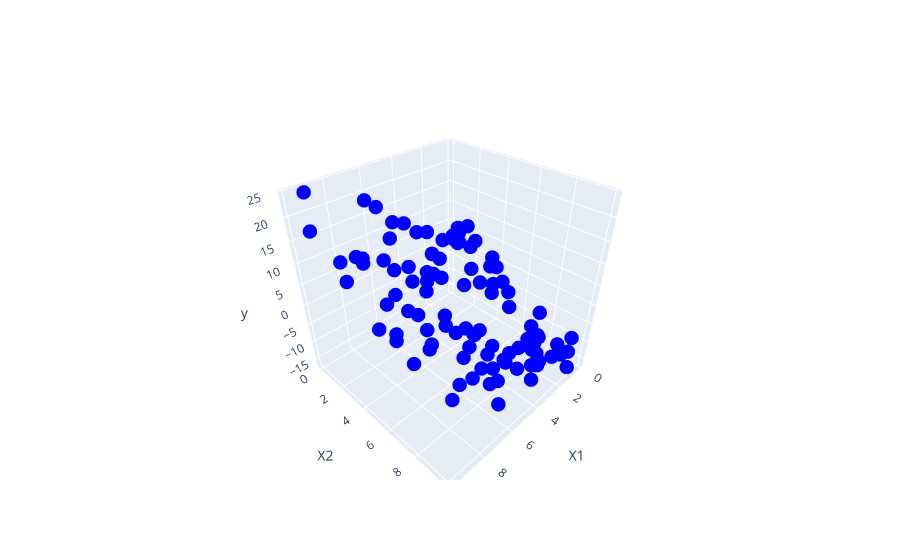

Source (notebook cell):
### Markdown cell above
We can try and see it in a 3D figure.

### Code cell
import plotly.graph_objects as go

scatter_points = go.Scatter3d(
    x=X[:, 0],
    y=X[:, 1],
    z=y,
    mode='markers',
    marker={"size": 5, "color": "blue"},
    name='Data Points'
)

fig = go.Figure(data=[scatter_points])

fig.update_layout(scene=dict(
    xaxis_title='X1',
    yaxis_title='X2',
    zaxis_title='y'
))

fig.show()
